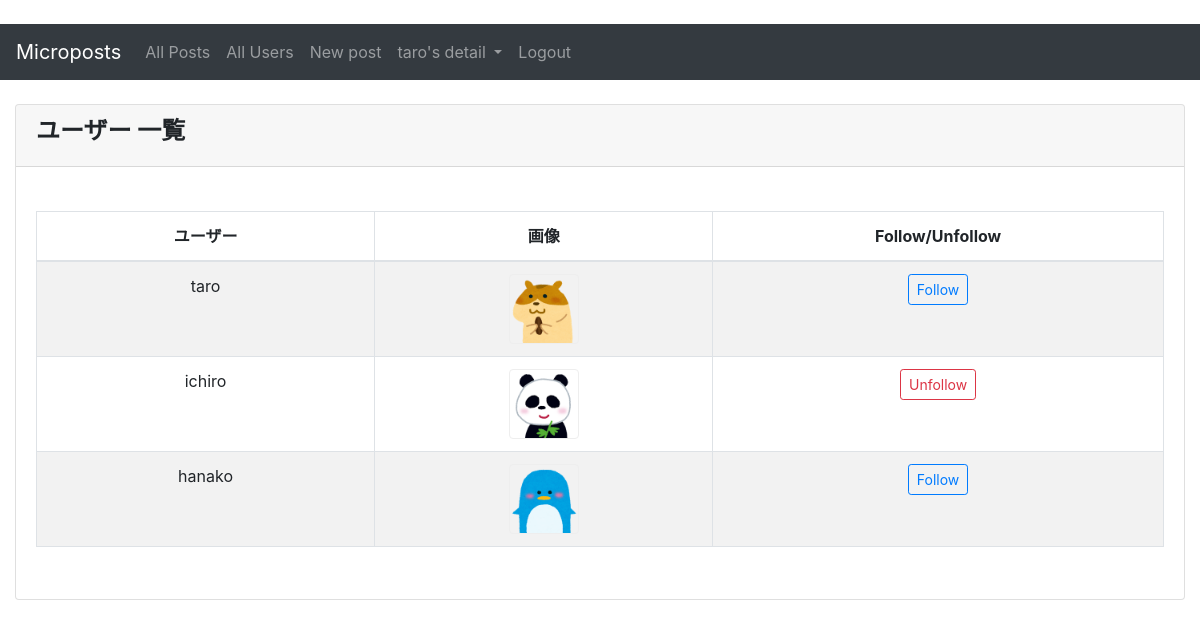
Screenshot of /accounts/userlist/ (signed in) with the database file from the repository.
### accounts/models.py (models this page shows, shortened)
class User(AbstractBaseUser, PermissionsMixin):
    username = models.CharField(max_length=50, unique=True)
    email = models.EmailField(max_length=50, unique=True)
    is_active = models.BooleanField(default=True)
    is_staff = models.BooleanField(default=False)
    avatar = models.ImageField(blank=True, null=True)
    EMAIL_FIELD = 'email'
    USERNAME_FIELD = 'username'
    REQUIRED_FIELDS = ['email']
    objects = UserManager()
    favourite_post = models.ManyToManyField(
        'microposts.Post', blank=True,
        verbose_name='お気に入りの投稿'
    )

### accounts/views.py (the view)
# urls.py: path('userlist/', UserListView.as_view(), name='userlist'),
class UserListView(LoginRequiredMixin, ListView):
    template_name = 'accounts/userlist.html'
    model = User
    def get_queryset(self):
        return User.objects.all()
    def get_context_data(self, **kwargs): # 追加
        context = super().get_context_data(**kwargs)
        user = self.request.user
        followings = (Relationship.objects.filter(follower_id=user.id)).values_list('following_id')
        context['following_list'] = User.objects.filter(id__in=followings)
        return context

### templates/accounts/userlist.html (shortened to what this page needs)
{% extends 'base.html' %}
{% block content %}
    <div class="content-wrapper">
        <div class="container-fluid">
            <div class="card mb-3">
                <div class="card-header">
                    <h4><b> ユーザー 一覧</b></h4>
                </div>
                <div class="card-body">
                    <div class="table table-responsive">
                        <table id='user_list' width="100%" class="table table-striped table-bordered table-hover">
                            <thead>
                            <tr>
                                <th class="text-center">ユーザー</th>
                                <th class="text-center">画像</th>
                                <th class="text-center">Follow/Unfollow</th>
                            </tr>
                            </thead>
                            <tbody>
                            {% for item in object_list %}
                                <tr class="odd gradeX text-center">
                                    <td class="text-center" style="width: 30%">{{ item.username }}</td>
                                    <td class="text-center" style="width: 30%">
                                    {% if item.avatar %}
                                        <img class="rounded img-fluid mx-auto d-block" src="{{ item.avatar.url }}" id="avatar-thumbnail" alt="avatar_thumbnail">
                                    {% else %}
                                        <img class="rounded img-fluid mx-auto d-block" alt="プロフィール更新から画像が登録できます">
                                    {% endif %}</td>
                                    <td class="text-center" style="width: 40%">
                                    {% if item in following_list %}
                                        <form action="{% url 'accounts:rm_relation' pk=item.id %}" method="post">
                                            <button type="submit" class="btn btn-outline-danger btn-sm" name="button">
                                                Unfollow
                                            </button>
                                        </form>
                                    {% else %}
                                        <form action="{% url 'accounts:mk_relation' pk=item.id %}" method="post">
                                            <button type="submit" class="btn btn-outline-primary btn-sm" name="button">
                                                Follow
                                            </button>
                                        </form>
                                    {% endif %}
                                    </td>
                                </tr>
                            {% endfor %}
                            </tbody>
                        </table>
                    </div>
                </div>
            </div>
        </div>
    </div>
{% endblock %}

### templates/base.html (shortened to what this page needs)
{% load static %}
<!DOCTYPE html>
<html lang="ja">
<head>
    <link rel="stylesheet" href="https://stackpath.bootstrapcdn.com/bootstrap/4.3.1/css/bootstrap.min.css"
>
    <link rel="stylesheet" href="{% static 'CSS/style.css' %}">
    <link rel="stylesheet" href="{% static 'CSS/magnific-popup.css' %}">
    {% load bootstrap4 %}
</head>
<body>
<header class="mb-4">
    <nav class="navbar navbar-expand-sm navbar-dark bg-dark">
        <a class="navbar-brand" href="#">Microposts</a>
        <div class="collapse navbar-collapse" id="navbarSupportedContent">
            <ul class="navbar-nav navbar-left">
            {% if user.is_authenticated %}
                <li class="nav-item">
                    <a class="nav-link" href="{% url 'microposts:postlist' %}">All Posts</a>
                </li>
                <li class="nav-item">
                    <a class="nav-link" href="{% url 'accounts:userlist' %}">All Users</a>
                </li>
                <li class="nav-item">
                    <a class="nav-link" href="{% url 'microposts:create' %}">New post</a>
                </li>
                <li class="nav-item dropdown">
                    <a class="nav-link dropdown-toggle" href="#" id="navbarDropdownMenuLink" role="button"
                    data-toggle="dropdown" aria-haspopup="true" aria-expanded="false">
                        {{ user.username }}'s detail </a>
                </li>
            {% endif %}
            </ul>
            <ul class="navbar-nav navbar-right">
            {% if user.is_authenticated %}
                <li class="nav-item">
                    <a class="nav-link" href="{% url 'accounts:logout' %}">Logout</a>
                </li>
            {% endif %}
            </ul>
        </div>
    </nav>
</header>
{% block content %}
{% endblock content %}
<link rel="stylesheet" href="https://rawgit.com/enyo/dropzone/master/dist/dropzone.css">
</body>
</html>

### static/CSS/style.css (style rules this page uses)
#avatar-thumbnail { height: 70px; width: 70px; object-fit: cover; border-radius: 20%; border: 1px solid #eee; }

### rows the page displays
User: username "taro", avatar (picture), shows "Follow"
User: username "ichiro", avatar (picture), shows "Unfollow"
User: username "hanako", avatar (picture), shows "Follow"
